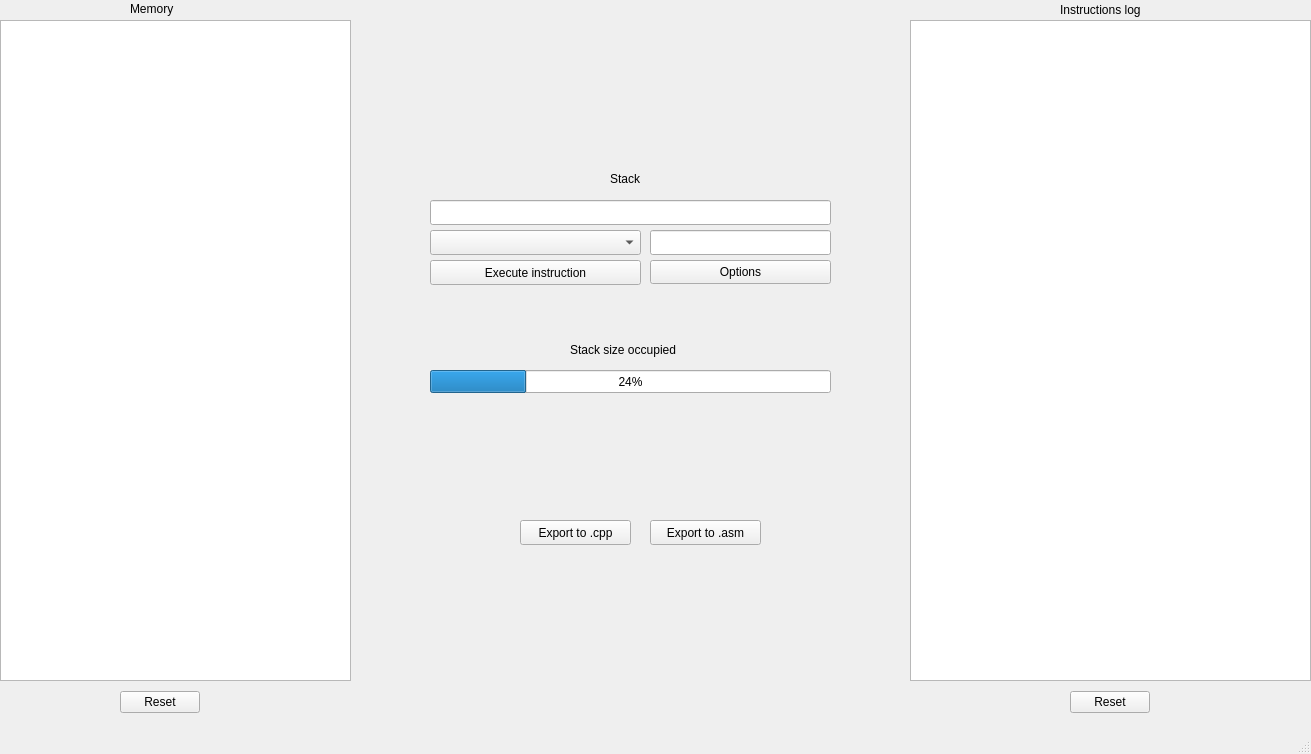
<?xml version="1.0" encoding="UTF-8"?>
<ui version="4.0">
 <class>MainWindow</class>
 <widget class="QMainWindow" name="MainWindow">
  <property name="geometry">
   <rect>
    <x>0</x>
    <y>0</y>
    <width>1311</width>
    <height>754</height>
   </rect>
  </property>
  <property name="windowTitle">
   <string>Stack interpreter</string>
  </property>
  <widget class="QWidget" name="centralwidget">
   <widget class="QComboBox" name="instructions_select">
    <property name="geometry">
     <rect>
      <x>430</x>
      <y>230</y>
      <width>211</width>
      <height>25</height>
     </rect>
    </property>
    <property name="placeholderText">
     <string>Choose a instruction...</string>
    </property>
   </widget>
   <widget class="QPushButton" name="exec_button">
    <property name="geometry">
     <rect>
      <x>430</x>
      <y>260</y>
      <width>211</width>
      <height>25</height>
     </rect>
    </property>
    <property name="text">
     <string>Execute instruction</string>
    </property>
   </widget>
   <widget class="QLineEdit" name="stackostream">
    <property name="geometry">
     <rect>
      <x>430</x>
      <y>200</y>
      <width>401</width>
      <height>25</height>
     </rect>
    </property>
    <property name="readOnly">
     <bool>true</bool>
    </property>
   </widget>
   <widget class="QLineEdit" name="flagged_values">
    <property name="geometry">
     <rect>
      <x>650</x>
      <y>230</y>
      <width>181</width>
      <height>25</height>
     </rect>
    </property>
    <property name="readOnly">
     <bool>true</bool>
    </property>
   </widget>
   <widget class="QLabel" name="label_stack">
    <property name="geometry">
     <rect>
      <x>610</x>
      <y>170</y>
      <width>67</width>
      <height>17</height>
     </rect>
    </property>
    <property name="text">
     <string>Stack</string>
    </property>
   </widget>
   <widget class="QLabel" name="label_ins_log">
    <property name="geometry">
     <rect>
      <x>1060</x>
      <y>0</y>
      <width>121</width>
      <height>20</height>
     </rect>
    </property>
    <property name="text">
     <string>Instructions log</string>
    </property>
   </widget>
   <widget class="QTextEdit" name="instruction_log">
    <property name="geometry">
     <rect>
      <x>910</x>
      <y>20</y>
      <width>401</width>
      <height>661</height>
     </rect>
    </property>
    <property name="readOnly">
     <bool>true</bool>
    </property>
   </widget>
   <widget class="QProgressBar" name="stack_pb">
    <property name="geometry">
     <rect>
      <x>430</x>
      <y>370</y>
      <width>401</width>
      <height>23</height>
     </rect>
    </property>
    <property name="value">
     <number>24</number>
    </property>
   </widget>
   <widget class="QLabel" name="label_pb_stack">
    <property name="geometry">
     <rect>
      <x>570</x>
      <y>340</y>
      <width>131</width>
      <height>20</height>
     </rect>
    </property>
    <property name="text">
     <string>Stack size occupied</string>
    </property>
   </widget>
   <widget class="QTextEdit" name="memostream">
    <property name="geometry">
     <rect>
      <x>0</x>
      <y>20</y>
      <width>351</width>
      <height>661</height>
     </rect>
    </property>
    <property name="readOnly">
     <bool>true</bool>
    </property>
   </widget>
   <widget class="QLabel" name="label">
    <property name="geometry">
     <rect>
      <x>130</x>
      <y>0</y>
      <width>67</width>
      <height>17</height>
     </rect>
    </property>
    <property name="text">
     <string>Memory</string>
    </property>
   </widget>
   <widget class="QToolButton" name="options_button">
    <property name="geometry">
     <rect>
      <x>650</x>
      <y>260</y>
      <width>181</width>
      <height>24</height>
     </rect>
    </property>
    <property name="text">
     <string>Options</string>
    </property>
   </widget>
   <widget class="QDialogButtonBox" name="reset_memory_log">
    <property name="geometry">
     <rect>
      <x>120</x>
      <y>690</y>
      <width>166</width>
      <height>25</height>
     </rect>
    </property>
    <property name="standardButtons">
     <set>QDialogButtonBox::Reset</set>
    </property>
   </widget>
   <widget class="QDialogButtonBox" name="reset_instruction_log">
    <property name="geometry">
     <rect>
      <x>1070</x>
      <y>690</y>
      <width>166</width>
      <height>25</height>
     </rect>
    </property>
    <property name="standardButtons">
     <set>QDialogButtonBox::Reset</set>
    </property>
   </widget>
   <widget class="QPushButton" name="cpp_export_button">
    <property name="geometry">
     <rect>
      <x>520</x>
      <y>520</y>
      <width>111</width>
      <height>25</height>
     </rect>
    </property>
    <property name="text">
     <string>Export to .cpp</string>
    </property>
   </widget>
   <widget class="QPushButton" name="asm_export_button">
    <property name="geometry">
     <rect>
      <x>650</x>
      <y>520</y>
      <width>111</width>
      <height>25</height>
     </rect>
    </property>
    <property name="text">
     <string>Export to .asm</string>
    </property>
   </widget>
  </widget>
  <widget class="QMenuBar" name="menubar">
   <property name="geometry">
    <rect>
     <x>0</x>
     <y>0</y>
     <width>1311</width>
     <height>22</height>
    </rect>
   </property>
  </widget>
  <widget class="QStatusBar" name="statusbar"/>
 </widget>
 <resources/>
 <connections/>
</ui>
